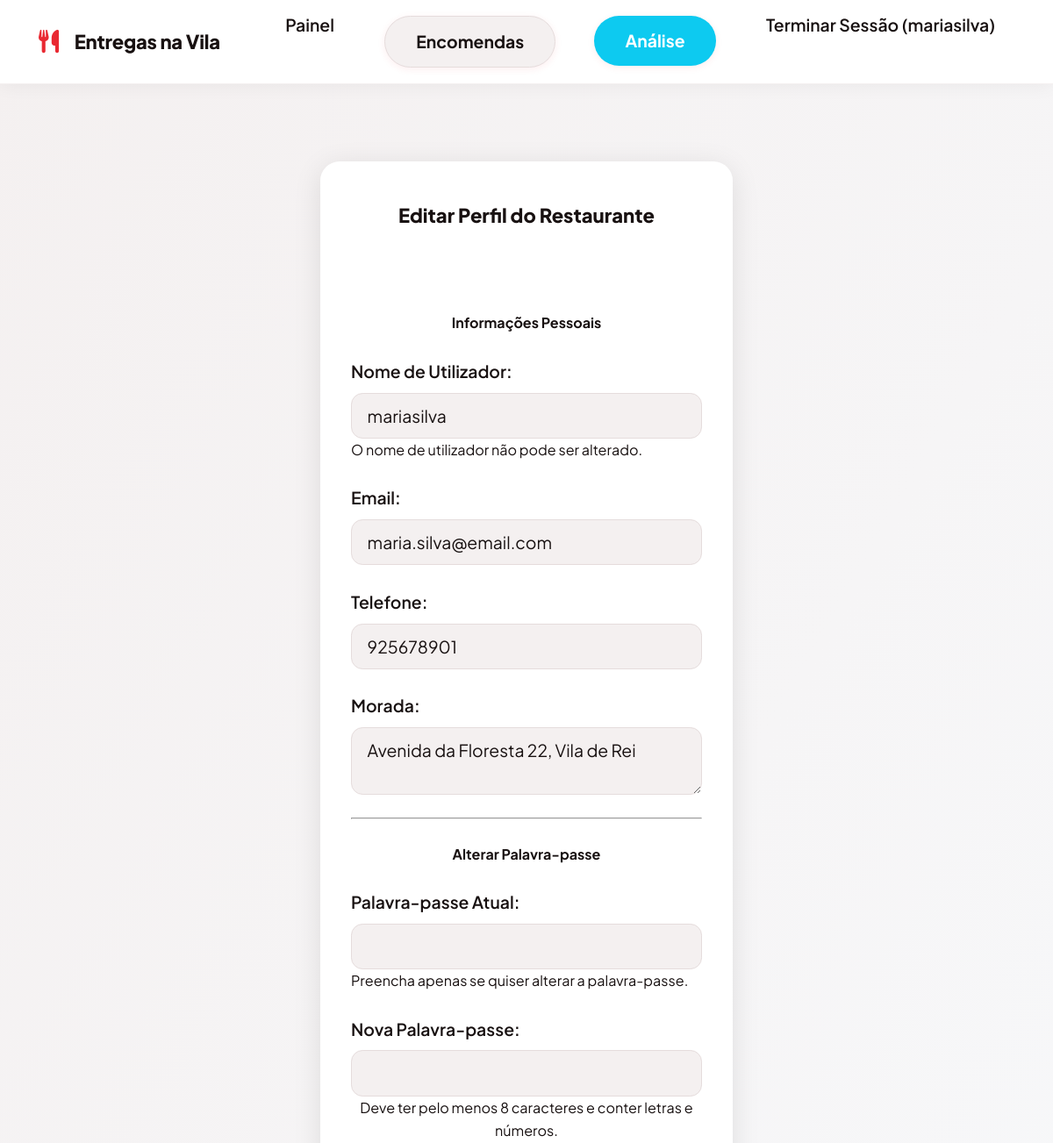
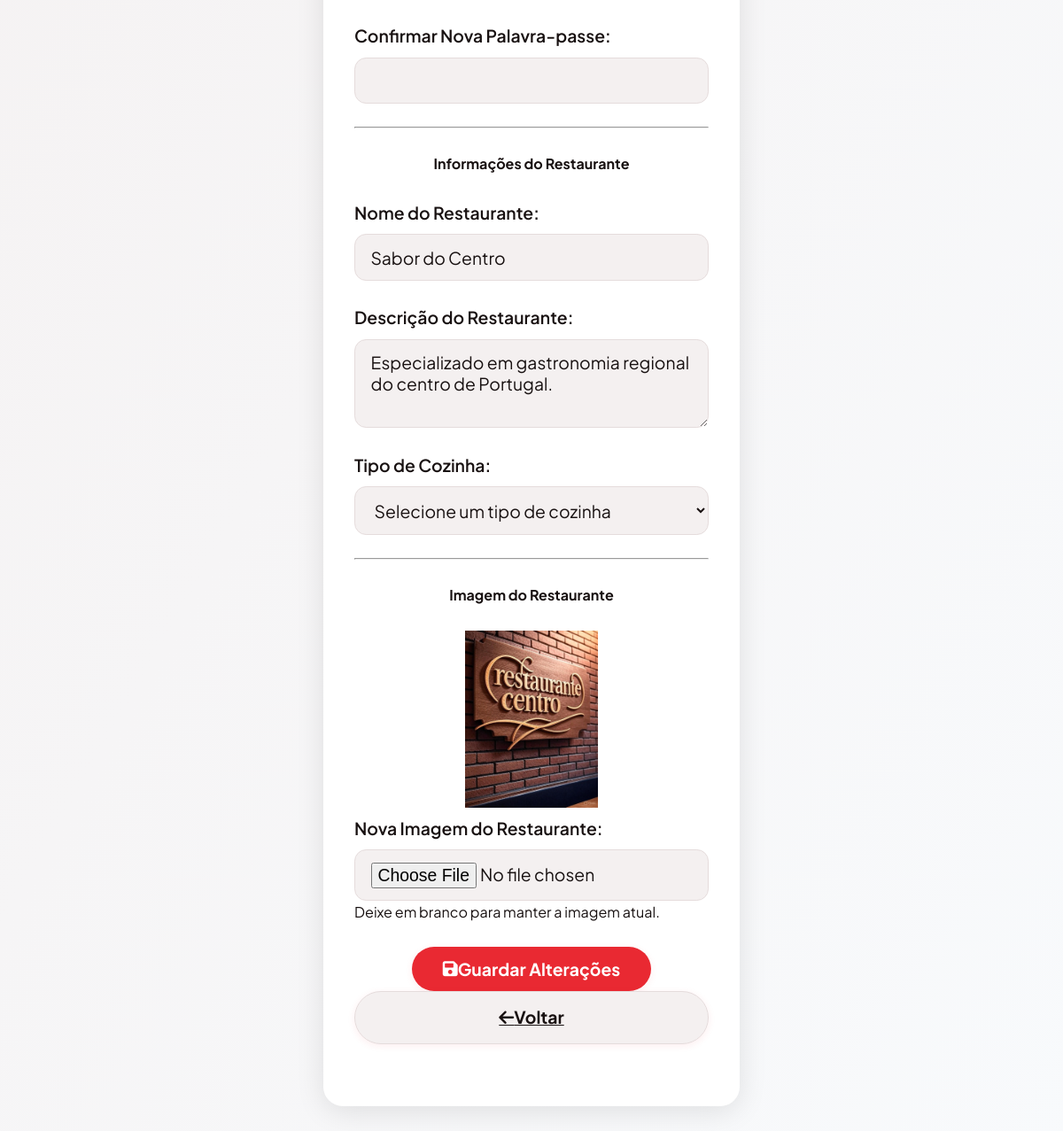
Screenshot of /edit_restaurant_profile (signed in) with the database file from the repository (2 pictures, top to bottom).
### tables this page shows
CREATE TABLE users (
        id INTEGER PRIMARY KEY AUTOINCREMENT,
        username TEXT UNIQUE NOT NULL,
        email TEXT UNIQUE NOT NULL,
        password_hash TEXT NOT NULL,
        user_type TEXT NOT NULL CHECK (user_type IN ('customer', 'restaurant')),
        phone TEXT,
        address TEXT,
        restaurant_name TEXT,
        restaurant_description TEXT,
        created_at TIMESTAMP DEFAULT CURRENT_TIMESTAMP
    , image_path TEXT, cuisine_type TEXT);

### app.py (the view)
    def decorated_function(*args, **kwargs):
        if 'user_id' not in session:
            return redirect(url_for('login'))
        user = get_user_by_id(session['user_id'])
        if user['user_type'] != 'restaurant':
            flash('Acesso negado. Conta de restaurante necessária.')
            return redirect(url_for('dashboard'))
        return f(*args, **kwargs)

### app.py (called while the page is built)
def get_db_connection():
    conn = sqlite3.connect('delivery_system.db')
    conn.row_factory = sqlite3.Row
    return conn

def get_user_by_id(user_id):
    conn = get_db_connection()
    user = conn.execute('SELECT * FROM users WHERE id = ?', (user_id,)).fetchone()
    conn.close()
    return user

def restaurant_required(f):
    def decorated_function(*args, **kwargs):
        if 'user_id' not in session:
            return redirect(url_for('login'))
        user = get_user_by_id(session['user_id'])
        if user['user_type'] != 'restaurant':
            flash('Acesso negado. Conta de restaurante necessária.')
            return redirect(url_for('dashboard'))
        return f(*args, **kwargs)
    decorated_function.__name__ = f.__name__
    return decorated_function

@app.before_request
def load_logged_in_user():
    user_id = session.get('user_id')
    if user_id is None:
        g.user = None
    else:
        g.user = get_user_by_id(user_id)

@app.route('/edit_restaurant_profile')
@restaurant_required
def edit_restaurant_profile():
    return render_template('edit_restaurant_profile.html')

### templates/edit_restaurant_profile.html (shortened to what this page needs)
{% extends "base.html" %}
{% block content %}
<div class="container mt-4">
    <div class="row justify-content-center">
        <div class="col-md-8">
            <div class="card">
                <div class="card-header">
                    <h3 class="mb-0">Editar Perfil do Restaurante</h3>
                </div>
                <div class="card-body">
                    <form method="POST" action="{{ url_for('update_restaurant_profile') }}">
                        <h5 class="mb-3">Informações Pessoais</h5>
                        <div class="form-group">
                            <label for="username">Nome de Utilizador:</label>
                            <input type="text" id="username" name="username" value="{{ g.user.username }}"
                                class="form-control" readonly>
                            <small class="form-text text-muted">O nome de utilizador não pode ser alterado.</small>
                        </div>
                        <div class="form-group">
                            <label for="email">Email:</label>
                            <input type="email" id="email" name="email" value="{{ g.user.email }}" class="form-control"
                                required>
                        </div>
                        <div class="form-group">
                            <label for="phone">Telefone:</label>
                            <input type="text" id="phone" name="phone" value="{{ g.user.phone or '' }}"
                                class="form-control">
                        </div>
                        <div class="form-group">
                            <label for="address">Morada:</label>
                            <textarea id="address" name="address" class="form-control"
                                rows="2">{{ g.user.address or '' }}</textarea>
                        </div>
                        <hr class="my-4">
                        <h5 class="mb-3">Alterar Palavra-passe</h5>
                        <div class="form-group">
                            <label for="current_password">Palavra-passe Atual:</label>
                            <input type="password" id="current_password" name="current_password" class="form-control">
                            <small class="form-text text-muted">Preencha apenas se quiser alterar a
                                palavra-passe.</small>
                        </div>
                        <div class="form-group">
                            <label for="new_password">Nova Palavra-passe:</label>
                            <input type="password" id="new_password" name="new_password" class="form-control">
                            <small class="form-text text-muted">Deve ter pelo menos 8 caracteres e conter letras e
                                números.</small>
                        </div>
                        <div class="form-group">
                            <label for="confirm_password">Confirmar Nova Palavra-passe:</label>
                            <input type="password" id="confirm_password" name="confirm_password" class="form-control">
                        </div>
                        <hr class="my-4">
                        <h5 class="mb-3">Informações do Restaurante</h5>
                        <div class="form-group">
                            <label for="restaurant_name">Nome do Restaurante:</label>
                            <input type="text" id="restaurant_name" name="restaurant_name"
                                value="{{ g.user.restaurant_name or '' }}" class="form-control" required>
                        </div>
                        <div class="form-group">
                            <label for="restaurant_description">Descrição do Restaurante:</label>
                            <textarea id="restaurant_description" name="restaurant_description" class="form-control"
                                rows="3">{{ g.user.restaurant_description or '' }}</textarea>
                        </div>
                        <div class="form-group">
                            <label for="cuisine_type">Tipo de Cozinha:</label>
                            <select id="cuisine_type" name="cuisine_type" class="form-control" required>
                                <option value="">Selecione um tipo de cozinha</option>
                            </select>
                        </div>
                        <hr class="my-4">
                        <h5 class="mb-3">Imagem do Restaurante</h5>
                        {% if g.user and g.user.image_path %}
                        <div class="mb-3">
                            <img src="{{ url_for('static', filename=g.user.image_path) }}" alt="Restaurant Image"
                                style="max-width: 200px; max-height: 200px;" class="img-fluid rounded">
                        </div>
                        {% endif %}
                        <div class="form-group">
                            <label for="restaurant_image">Nova Imagem do Restaurante:</label>
                            <input type="file" id="restaurant_image" name="image" accept="image/*" class="form-control">
                            <small class="form-text text-muted">Deixe em branco para manter a imagem atual.</small>
                        </div>
                        <div class="mt-4">
                            <button type="submit" class="btn btn-primary">
                                <i class="fas fa-save"></i> Guardar Alterações
                            </button>
                            <a href="{{ url_for('restaurant_dashboard') }}" class="btn btn-secondary">
                                <i class="fas fa-arrow-left"></i> Voltar
                            </a>
                        </div>
                    </form>
                </div>
            </div>
        </div>
    </div>
</div>
{% endblock %}

### templates/base.html (shortened to what this page needs)
<!DOCTYPE html>
<html lang="pt-PT">
<head>
    <link href="https://cdnjs.cloudflare.com/ajax/libs/font-awesome/6.0.0/css/all.min.css" rel="stylesheet">
    <link rel="stylesheet" href="{{ url_for('static', filename='style.css') }}">
</head>
<body>
    <header>
        <div class="header-content">
            <div class="logo">
                <div class="logo-img"><i class="fas fa-utensils"></i></div>
                <span class="logo-title">Entregas na Vila</span>
            </div>
            <nav>
                <ul>
                    {% if session.user_id %}
                    <li><a href="{{ url_for('dashboard') }}">Painel</a></li>
                    {% if session.user_type == 'restaurant' %}
                    <li><a href="{{ url_for('restaurant_orders') }}" class="btn btn-secondary"
                            style="margin-left: 0.5rem;">Encomendas</a></li>
                    <li><a href="{{ url_for('restaurant_analytics') }}" class="btn btn-info"
                            style="margin-left: 0.5rem;">Análise</a></li>
                    {% endif %}
                    <li><a href="{{ url_for('logout') }}">Terminar Sessão ({{ session.username }})</a></li>
                    {% else %}
                    <li><a href="{{ url_for('login') }}">Iniciar Sessão</a></li>
                    <li><a href="{{ url_for('register') }}">Criar Conta</a></li>
                    {% endif %}
                </ul>
            </nav>
        </div>
    </header>
    <div class="container">
        {% block content %}{% endblock %}
    </div>
</body>
</html>

### rows the page displays
users: username "mariasilva", email "maria.silva@email.com", phone "925678901", address "Avenida da Floresta 22, Vila de Rei", restaurant_name "Sabor do Centro", restaurant_description "Especializado em gastronomia regional do centro de Portugal.", image_path (picture)
